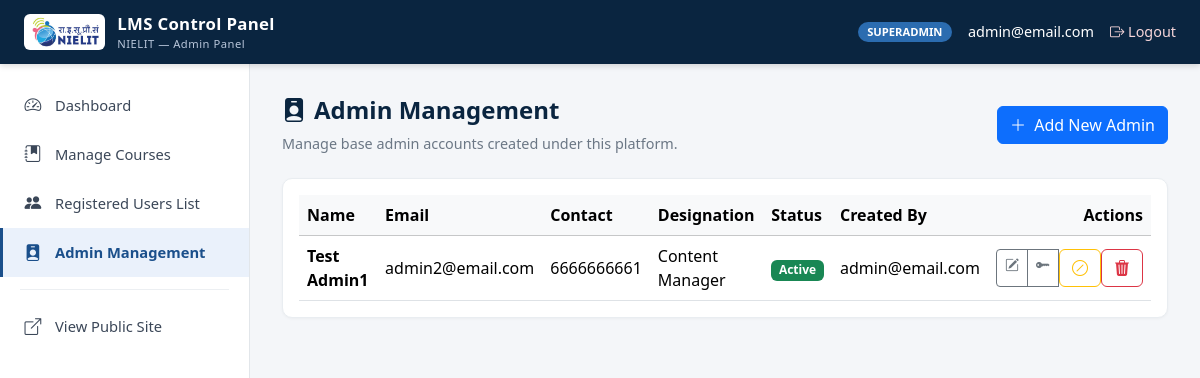
Screenshot of /management/admins/ (signed in) with the database file from the repository.
### accounts/models.py (models this page shows, shortened)
class User(AbstractBaseUser, PermissionsMixin):
    class Role(models.TextChoices):
        SUPERADMIN = 'superadmin', 'Super Admin'
        ADMIN = 'admin', 'Admin'
        USER = 'user', 'User'
    id = models.UUIDField(primary_key=True, default=uuid.uuid4, editable=False)
    email = models.EmailField(unique=True)
    contact = models.CharField(max_length=10, unique=True, null=True, blank=True, validators=[phone_validator])
    role = models.CharField(max_length=20, choices=Role.choices, default=Role.USER)
    is_active = models.BooleanField(default=True)
    is_staff = models.BooleanField(default=False)   # True for admin + superadmin
    date_joined = models.DateTimeField(auto_now_add=True)
    updated_at = models.DateTimeField(auto_now=True)
    USERNAME_FIELD = 'email'
    REQUIRED_FIELDS = []
    objects = CustomUserManager()
    class Meta:
        db_table = 'accounts_user'
        indexes = [
            models.Index(fields=['email']),
            models.Index(fields=['contact']),
            models.Index(fields=['role']),
        ]
    @property
    def is_admin_role(self):
        return self.role in [self.Role.ADMIN, self.Role.SUPERADMIN]

class AdminProfile(models.Model):
    id = models.UUIDField(primary_key=True, default=uuid.uuid4, editable=False)
    user = models.OneToOneField(User, on_delete=models.CASCADE, related_name='admin_profile')
    name = models.CharField(max_length=150)
    bio = models.CharField(max_length=255, blank=True, help_text="Designation / short bio")
    created_by = models.ForeignKey(
        User, on_delete=models.SET_NULL, null=True, blank=True,
        related_name='admins_created', limit_choices_to={'role': User.Role.SUPERADMIN}
    )
    created_at = models.DateTimeField(auto_now_add=True)
    updated_at = models.DateTimeField(auto_now=True)
    class Meta:
        db_table = 'accounts_adminprofile'

### accounts/views.py (the view)
# urls.py: path('management/admins/', views.admin_list_view, name='admin_list'),
@admin_required
def admin_list_view(request):
    admins = AdminProfile.objects.select_related('user').filter(user__role=User.Role.ADMIN)
    return render(request, 'accounts/admin_list.html', {
        'admins': admins,
        'active_page': 'admins',
    })

### accounts/templates/accounts/admin_list.html (shortened to what this page needs)
{% extends "admin_dashboard/base_admin.html" %}
{% block content %}
<div class="page-header d-flex justify-content-between align-items-center">
    <div>
        <h2><i class="bi bi-person-badge-fill me-2"></i>Admin Management</h2>
        <p>Manage base admin accounts created under this platform.</p>
    </div>
    {% if request.user.role == 'superadmin' %}
    <a href="{% url 'accounts:admin_create' %}" class="btn btn-primary">
        <i class="bi bi-plus-lg me-1"></i> Add New Admin
    </a>
    {% endif %}
</div>
<div class="card-panel p-3">
    <div class="table-responsive">
        <table class="table table-hover align-middle mb-0">
            <thead class="table-light">
                <tr>
                    <th>Name</th>
                    <th>Email</th>
                    <th>Contact</th>
                    <th>Designation</th>
                    <th>Status</th>
                    <th>Created By</th>
                    <th class="text-end">Actions</th>
                </tr>
            </thead>
            <tbody>
                {% for admin in admins %}
                <tr>
                    <td class="fw-semibold">{{ admin.name }}</td>
                    <td>{{ admin.user.email }}</td>
                    <td>{{ admin.user.contact|default:"—" }}</td>
                    <td>{{ admin.bio|default:"—" }}</td>
                    <td>
                        {% if admin.user.is_active %}
                            <span class="badge bg-success">Active</span>
                        {% else %}
                            <span class="badge bg-danger">Disabled</span>
                        {% endif %}
                    </td>
                    <td>{{ admin.created_by.email|default:"—" }}</td>
                    <td class="text-end">
                        {% if request.user.role == 'superadmin' %}
                        <div class="btn-group btn-group-sm">
                            <a href="{% url 'accounts:admin_edit' admin.user.id %}"
                               class="btn btn-outline-secondary" title="Edit">
                                <i class="bi bi-pencil-square"></i>
                            </a>
                            <a href="{% url 'accounts:admin_change_password' admin.user.id %}"
                               class="btn btn-outline-secondary" title="Change Password">
                                <i class="bi bi-key-fill"></i>
                            </a>
                            <form method="post" action="{% url 'accounts:admin_toggle_active' admin.user.id %}" class="d-inline">
                                <button type="submit" class="btn btn-outline-warning" title="{% if admin.user.is_active %}Disable{% else %}Enable{% endif %}">
                                    <i class="bi bi-slash-circle"></i>
                                </button>
                            </form>
                            <form method="post" action="{% url 'accounts:admin_delete' admin.user.id %}" class="d-inline"
                                  onsubmit="return confirm('Permanently delete this admin account? This cannot be undone.');">
                                <button type="submit" class="btn btn-outline-danger" title="Delete">
                                    <i class="bi bi-trash3-fill"></i>
                                </button>
                            </form>
                        </div>
                        {% else %}
                            <span class="text-muted small">View only</span>
                        {% endif %}
                    </td>
                </tr>
                {% empty %}
                <tr><td colspan="7" class="text-center text-muted py-4">No base admins created yet.</td></tr>
                {% endfor %}
            </tbody>
        </table>
    </div>
</div>
{% endblock %}

### admin_dashboard/templates/admin_dashboard/base_admin.html (shortened to what this page needs)
{% load static %}
<!DOCTYPE html>
<html lang="en">
<head>
    <link href="https://cdn.jsdelivr.net/npm/bootstrap@5.3.3/dist/css/bootstrap.min.css" rel="stylesheet">
    <link rel="stylesheet" href="https://cdn.jsdelivr.net/npm/bootstrap-icons@1.11.3/font/bootstrap-icons.css">
</head>
<body>
    <header class="topbar">
        <div class="brand">
            <img src="{% static 'assets/nielit_logo.jpg' %}" alt="NIELIT Logo">
            <div class="brand-text">
                LMS Control Panel
                <small>NIELIT &mdash; Admin Panel</small>
            </div>
        </div>
        <div class="admin-info">
            <span class="badge badge-role rounded-pill text-uppercase">{{ request.user.role }}</span>
            <span>{{ request.user.admin_profile.name|default:request.user.email }}</span>
            <a href="{% url 'accounts:admin_logout' %}" class="logout-link">
                <i class="bi bi-box-arrow-right"></i> Logout
            </a>
        </div>
    </header>
    <nav class="sidebar" id="sidebarNav">
        <a href="{% url 'admin_dashboard:home' %}"
           class="nav-link {% if active_page == 'dashboard' %}active{% endif %}">
            <i class="bi bi-speedometer2"></i> Dashboard
        </a>
        <a href="{% url 'course:manage_list' %}"
          class="nav-link {% if active_page == 'courses' %}active{% endif %}">
            <i class="bi bi-journal-bookmark-fill"></i> Manage Courses
        </a>
        <a href="{% url 'admin_dashboard:registered_users' %}"
           class="nav-link {% if active_page == 'users' %}active{% endif %}">
            <i class="bi bi-people-fill"></i> Registered Users List
        </a>
        <a href="{% url 'accounts:admin_list' %}"
           class="nav-link {% if active_page == 'admins' %}active{% endif %}">
            <i class="bi bi-person-badge-fill"></i> Admin Management
        </a>
        <div class="nav-divider"></div>
        <a href="{% url 'public:home' %}" target="_blank" rel="noopener" class="nav-link">
            <i class="bi bi-box-arrow-up-right"></i> View Public Site
        </a>
    </nav>
    <main class="main-content">
        {% block content %}{% endblock %}
    </main>
</body>
</html>

### admin_dashboard/templates/admin_dashboard/base_admin.html (style rules this page uses)
:root { --nielit-navy: #0a2540; --nielit-blue: #1a4f8b; --nielit-accent: #2b6cb0; --sidebar-width: 250px; --topbar-height: 64px; }
body { font-family: 'Segoe UI', system-ui, -apple-system, sans-serif; background-color: #f4f6f9; margin: 0; }
.topbar { height: var(--topbar-height); background: var(--nielit-navy); color: #fff; display: flex; align-items: center; justify-content: space-between; padding: 0 1.5rem; position: fixed; top: 0; left: 0; right: 0; z-index: 1030; box-shadow: 0 2px 6px rgba(0,0,0,0.15); }
.topbar .brand { display: flex; align-items: center; gap: 0.75rem; }
.topbar .brand img { height: 36px; object-fit: contain; background: #fff; border-radius: 6px; padding: 2px; }
.topbar .brand-text { font-size: 1.05rem; font-weight: 600; letter-spacing: 0.3px; }
.topbar .brand-text small { display: block; font-size: 0.7rem; font-weight: 400; color: #b8c6da; letter-spacing: 0.5px; }
.topbar .admin-info { display: flex; align-items: center; gap: 1rem; font-size: 0.9rem; }
.topbar .admin-info .badge-role { background: var(--nielit-accent); font-size: 0.7rem; padding: 0.3rem 0.6rem; }
.topbar a.logout-link { color: #f8d7da; text-decoration: none; font-size: 0.9rem; }
.sidebar { position: fixed; top: var(--topbar-height); left: 0; bottom: 0; width: var(--sidebar-width); background: #fff; border-right: 1px solid #e2e6ea; padding-top: 1rem; overflow-y: auto; z-index: 1020; }
.sidebar .nav-link { display: flex; align-items: center; gap: 0.75rem; color: #3b4758; padding: 0.75rem 1.25rem; font-size: 0.92rem; font-weight: 500; border-left: 3px solid transparent; transition: all 0.15s ease-in-out; }
.sidebar .nav-link i { font-size: 1.05rem; width: 20px; text-align: center; }
.sidebar .nav-link.active { background: #eaf1fb; color: var(--nielit-blue); border-left-color: var(--nielit-blue); font-weight: 600; }
.sidebar .nav-divider { margin: 0.75rem 1.25rem; border-top: 1px solid #eceff2; }
.main-content { margin-left: var(--sidebar-width); margin-top: var(--topbar-height); padding: 2rem; min-height: calc(100vh - var(--topbar-height)); }
.page-header { margin-bottom: 1.5rem; }
.page-header h2 { font-weight: 600; color: var(--nielit-navy); font-size: 1.5rem; }
.page-header p { color: #6b7785; font-size: 0.9rem; margin-bottom: 0; }
.card-panel { background: #fff; border: 1px solid #e9edf1; border-radius: 10px; box-shadow: 0 1px 3px rgba(0,0,0,0.04); }

### rows the page displays
User: user.role "SUPERADMIN", user.admin_profile.name "admin@email.com"
AdminProfile: name "Test Admin1", user.email "admin2@email.com", user.contact "6666666661", bio "Content Manager", shows "Active", created_by.email "admin@email.com"
